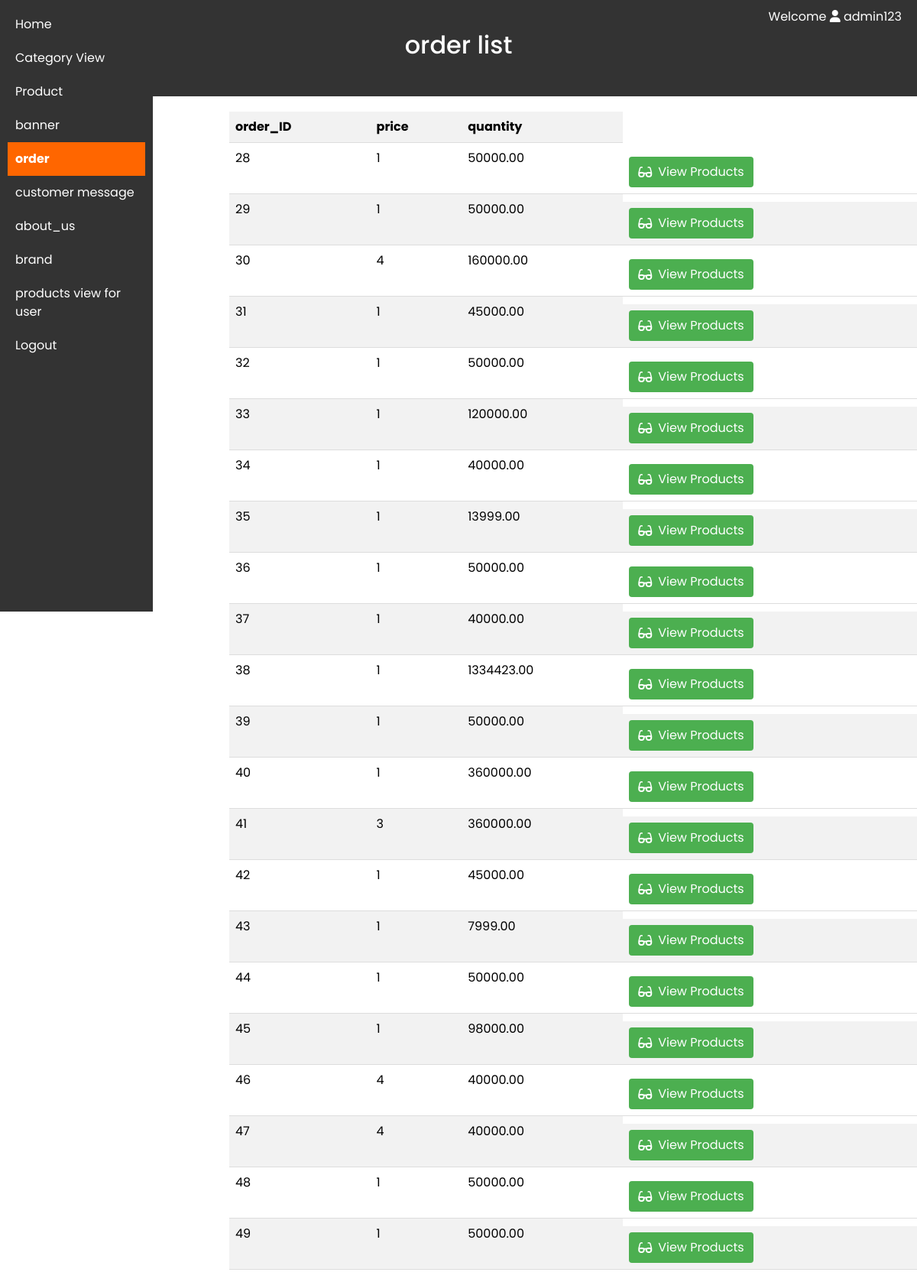
/admin_dashboard/order.php (signed in), run on the app's committed database.
### tables this page shows
CREATE TABLE `order_info` (
  `order_id` int(11) NOT NULL,
  `product_id` int(11) DEFAULT NULL,
  `total_price` decimal(10,2) DEFAULT NULL,
  `user_id` int(11) DEFAULT NULL,
  `quantity` int(11) DEFAULT NULL,
  `timestap` timestamp NOT NULL DEFAULT current_timestamp() ON UPDATE current_timestamp()
);

### admin_dashboard/config.php (called while the page is built, shortened)
<?php
$adminUsername = isset($_SESSION['admin_username']) ? $_SESSION['admin_username'] : "Unknown";
?>

### admin_dashboard/order.php (the view, shortened to what this page needs)
<?php
require_once('config.php');
$result = $conn->query("SELECT * FROM order_view");
?>
<!DOCTYPE html>
<html lang="en">
<head>
    <link href="https://cdn.jsdelivr.net/npm/bootstrap@5.3.2/dist/css/bootstrap.min.css" rel="stylesheet">
    <link rel="stylesheet" href="https://cdnjs.cloudflare.com/ajax/libs/font-awesome/6.0.0/css/all.min.css">
</head>
<body>
    <nav>
    <a href="dashboard.php">Home</a>
        <a href="category_view.php">Category View</a>
        <a href="all_products.php">Product </a>
        <a href="banner.php">banner</a>
        <a href="order.php"class="banner-link">order</a>
        <a href="message.php">customer message</a>
        <a href="about_us.php">about_us</a>
        <a href="brand.php">brand</a>
        <a href="product_view_user.php">   products view for user </a>
        <a href="logout.php">Logout</a>
    </nav>
   <section>
   <header>
            <h2>order list</h2>
            <div class="username"> Welcome  <i class="fas fa-user"></i> <?php echo $adminUsername; ?></div>
        </header>
    <main>
        <table class="table table-striped">
            <tr>
                <th>order_ID</th>
                <th>price</th>
                <th>quantity</th>
            </tr>
            <?php
            while ($row = $result->fetch_assoc()) {
                echo "<tr>";
                echo "<td>{$row['order_id']}</td>";
                echo "<td>{$row['quantity']}</td>";
                echo "<td>{$row['total_price']}</td>";
                echo "<td class='action-buttons'>
                        <a href='order_details.php?order_id={$row['order_id']}'><i class='fas fa-glasses'></i> View Products</a>
                      </td>";
                echo "</tr>";
            }
            ?>
        </table>
    </main>
    </section>
</body>
</html>

### admin_dashboard/order.php (style rules this page uses)
header { background-color: #333; color: white; padding: 40px; text-align: center; width: 100%; }
table { width: 90%; border-collapse: collapse; margin-top: 20px; }
th, td { padding: 12px; text-align: left; border-bottom: 1px solid #ddd; }
th { background-color: #4caf50; color: white; }
.action-buttons { display: flex; margin-top: 10px; }
.action-buttons a { padding: 8px 12px; background-color: #4caf50; color: white; text-decoration: none; border-radius: 4px; margin-right: 8px; display: flex; align-items: center; }
.action-buttons a i { margin-right: 8px; }
body { font-family: 'Poppins'; margin: 0; padding: 0; display: flex; }
nav { width: 200px; background-color: #333; color: white; padding: 10px; position: fixed; height: 100vh; display: flex; flex-direction: column; }
nav a { display: block; color: white; padding: 10px; text-decoration: none; }
section { flex: 1; padding: 0px; }
main { margin-left: 300px; }
.banner-link { background-color: #ff6600; font-weight: bold; }
.username { position: absolute; top: 10px; right: 20px; color: white; }

### data on the page
order_info: order_id "28", quantity "1", total_price "50000.00"
order_info: order_id "29", quantity "1", total_price "50000.00"
order_info: order_id "30", quantity "4", total_price "160000.00"
order_info: order_id "31", quantity "1", total_price "45000.00"
order_info: order_id "32", quantity "1", total_price "50000.00"
order_info: order_id "33", quantity "1", total_price "120000.00"
order_info: order_id "34", quantity "1", total_price "40000.00"
order_info: order_id "35", quantity "1", total_price "13999.00"
order_info: order_id "36", quantity "1", total_price "50000.00"
order_info: order_id "37", quantity "1", total_price "40000.00"
order_info: order_id "38", quantity "1", total_price "1334423.00"
order_info: order_id "39", quantity "1", total_price "50000.00"
order_info: order_id "40", quantity "1", total_price "360000.00"
order_info: order_id "41", quantity "3", total_price "360000.00"
order_info: order_id "42", quantity "1", total_price "45000.00"
order_info: order_id "43", quantity "1", total_price "7999.00"
order_info: order_id "44", quantity "1", total_price "50000.00"
order_info: order_id "45", quantity "1", total_price "98000.00"
order_info: order_id "46", quantity "4", total_price "40000.00"
order_info: order_id "47", quantity "4", total_price "40000.00"
order_info: order_id "48", quantity "1", total_price "50000.00"
order_info: order_id "49", quantity "1", total_price "50000.00"

### other printed values
$adminUsername "admin123"
